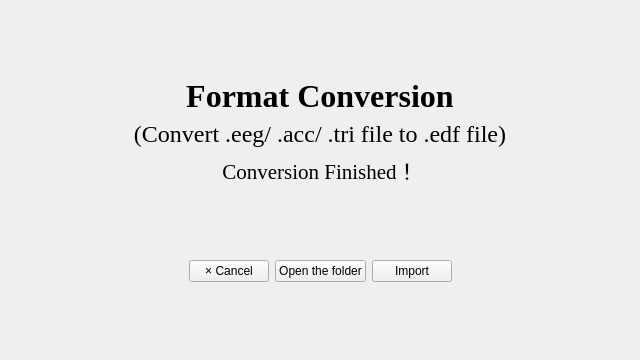
<?xml version="1.0" encoding="UTF-8"?>
<ui version="4.0">
 <class>Format_Conversion_2</class>
 <widget class="QWidget" name="Format_Conversion_2">
  <property name="enabled">
   <bool>true</bool>
  </property>
  <property name="geometry">
   <rect>
    <x>0</x>
    <y>0</y>
    <width>640</width>
    <height>360</height>
   </rect>
  </property>
  <property name="windowTitle">
   <string>Form</string>
  </property>
  <layout class="QVBoxLayout" name="verticalLayout">
   <item>
    <spacer name="verticalSpacer_2">
     <property name="orientation">
      <enum>Qt::Vertical</enum>
     </property>
     <property name="sizeHint" stdset="0">
      <size>
       <width>20</width>
       <height>40</height>
      </size>
     </property>
    </spacer>
   </item>
   <item>
    <layout class="QVBoxLayout" name="verticalLayout_1">
     <item>
      <widget class="QLabel" name="label">
       <property name="font">
        <font>
         <family>Times New Roman</family>
         <pointsize>24</pointsize>
         <weight>75</weight>
         <bold>true</bold>
        </font>
       </property>
       <property name="styleSheet">
        <string notr="true"/>
       </property>
       <property name="text">
        <string>Format Conversion</string>
       </property>
       <property name="textFormat">
        <enum>Qt::AutoText</enum>
       </property>
       <property name="alignment">
        <set>Qt::AlignCenter</set>
       </property>
      </widget>
     </item>
    </layout>
   </item>
   <item>
    <layout class="QVBoxLayout" name="verticalLayout_2">
     <item>
      <widget class="QLabel" name="label_2">
       <property name="font">
        <font>
         <family>Times New Roman</family>
         <pointsize>18</pointsize>
        </font>
       </property>
       <property name="text">
        <string>(Convert .eeg/ .acc/ .tri file to .edf file)</string>
       </property>
       <property name="alignment">
        <set>Qt::AlignCenter</set>
       </property>
      </widget>
     </item>
    </layout>
   </item>
   <item>
    <layout class="QVBoxLayout" name="verticalLayout_3">
     <item>
      <widget class="QLabel" name="label_4">
       <property name="font">
        <font>
         <family>Times New Roman</family>
         <pointsize>16</pointsize>
        </font>
       </property>
       <property name="text">
        <string>Conversion Finished！</string>
       </property>
       <property name="alignment">
        <set>Qt::AlignCenter</set>
       </property>
      </widget>
     </item>
    </layout>
   </item>
   <item>
    <spacer name="verticalSpacer">
     <property name="orientation">
      <enum>Qt::Vertical</enum>
     </property>
     <property name="sizeHint" stdset="0">
      <size>
       <width>20</width>
       <height>40</height>
      </size>
     </property>
    </spacer>
   </item>
   <item>
    <layout class="QHBoxLayout" name="horizontalLayout">
     <item>
      <spacer name="horizontalSpacer">
       <property name="orientation">
        <enum>Qt::Horizontal</enum>
       </property>
       <property name="sizeHint" stdset="0">
        <size>
         <width>40</width>
         <height>20</height>
        </size>
       </property>
      </spacer>
     </item>
     <item>
      <widget class="QPushButton" name="pushButton_1">
       <property name="text">
        <string>× Cancel</string>
       </property>
      </widget>
     </item>
     <item>
      <widget class="QPushButton" name="pushButton_2">
       <property name="text">
        <string>Open the folder</string>
       </property>
      </widget>
     </item>
     <item>
      <widget class="QPushButton" name="pushButton_3">
       <property name="text">
        <string>Import</string>
       </property>
      </widget>
     </item>
     <item>
      <spacer name="horizontalSpacer_2">
       <property name="orientation">
        <enum>Qt::Horizontal</enum>
       </property>
       <property name="sizeHint" stdset="0">
        <size>
         <width>40</width>
         <height>20</height>
        </size>
       </property>
      </spacer>
     </item>
    </layout>
   </item>
   <item>
    <spacer name="verticalSpacer_3">
     <property name="orientation">
      <enum>Qt::Vertical</enum>
     </property>
     <property name="sizeHint" stdset="0">
      <size>
       <width>20</width>
       <height>40</height>
      </size>
     </property>
    </spacer>
   </item>
  </layout>
 </widget>
 <resources/>
 <connections/>
</ui>
